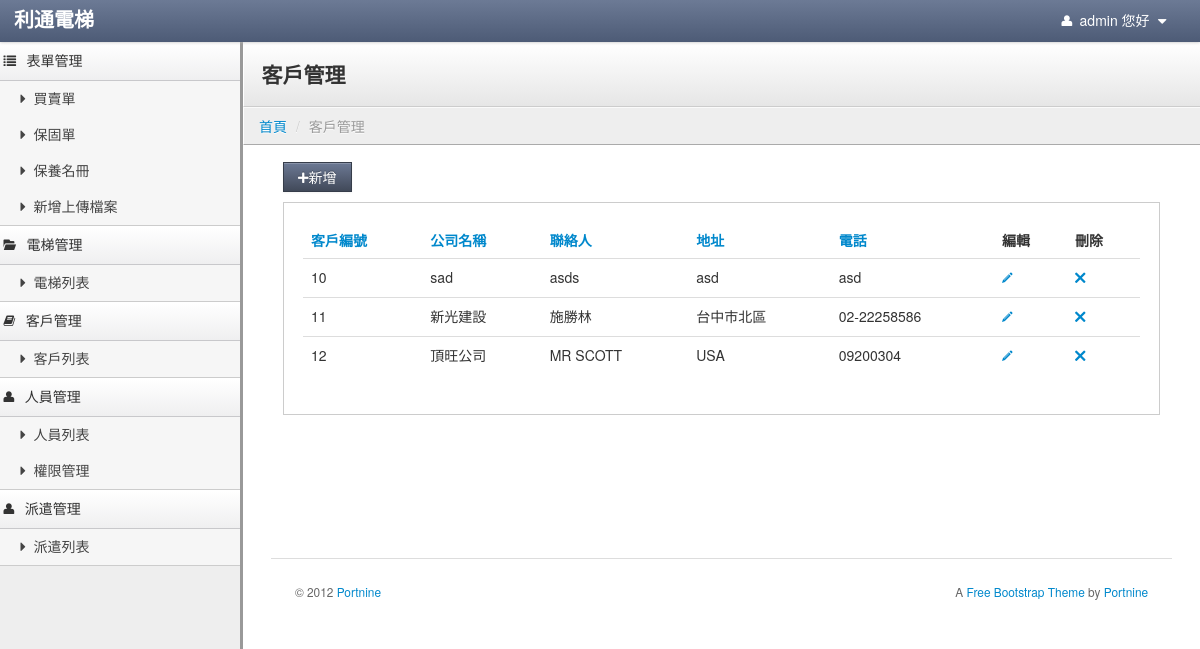
Screenshot of /index.php/customer/customer_home (signed in) with the database file from the repository.
### tables this page shows
CREATE TABLE `usermenu` (
  `menuid` int(5) NOT NULL AUTO_INCREMENT COMMENT '菜單ID',
  `parentid` int(5) NOT NULL DEFAULT '0' COMMENT '上層菜單',
  `title` varchar(30) NOT NULL COMMENT '標題',
  `controller` varchar(40) NOT NULL COMMENT '控制器',
  `actioner` varchar(40) NOT NULL COMMENT '動作',
  `icon` varchar(100) DEFAULT NULL,
  `ismenu` tinyint(1) NOT NULL DEFAULT '0' COMMENT '是否顯示',
  `sort` tinyint(4) NOT NULL DEFAULT '0' COMMENT '排序',
  `isdisabled` tinyint(1) NOT NULL DEFAULT '0' COMMENT '是否刪除',
  PRIMARY KEY (`menuid`)
);

CREATE TABLE `customer` (
  `id` int(255) NOT NULL AUTO_INCREMENT,
  `company` varchar(255) DEFAULT NULL,
  `contacter_1` varchar(255) DEFAULT NULL,
  `contacter_2` varchar(255) DEFAULT NULL,
  `contacter_3` varchar(255) DEFAULT NULL,
  `address_1` varchar(255) DEFAULT NULL,
  `address_2` varchar(255) DEFAULT NULL,
  `address_3` varchar(255) DEFAULT NULL,
  `tel_1` varchar(255) DEFAULT NULL,
  `tel_2` varchar(255) DEFAULT NULL,
  `tel_3` varchar(255) DEFAULT NULL,
  `fax_1` varchar(10) DEFAULT NULL,
  `fax_2` varchar(10) DEFAULT NULL,
  `fax_3` varchar(10) DEFAULT NULL,
  `num` varchar(10) DEFAULT NULL,
  PRIMARY KEY (`id`)
);

### application/controllers/Customer.php (called while the page is built, shortened)
<?php if ( ! defined('BASEPATH')) exit('No direct script access allowed');
class Customer extends CI_Controller {
	var $data =array();
	function __construct()
	{
		$this->load->model('Customer_model');
		$this->load->library('datamodel');
        $this->load->model('Usermenu_model');
        $usermenu_m = new Usermenu_model();
        $this->aUsermenulist = $usermenu_m->usermenulist($_SESSION['id']);
	}
	public function customer_home()
	{
		$customer_model = new Customer_model();
		$temp = $customer_model->getCustomer();
		$fristitem = 0;
		$itemmax = 10;
		if ($temp != 0)
		{
			$totalitem = count($temp);
			if( 10 > $totalitem)
			{
				$itemmax = $totalitem;
			}
			else
			{
				$itemmax = 10;
			}
			$this->data['fristitem'] = $fristitem;
			$this->data['itemmax'] = $itemmax;
			foreach($temp as $row):
				if($fristitem < $itemmax)
				{
					$this->data[$fristitem] = $row;
				}
				$fristitem++;
			endforeach;
			if($totalitem >= 10)
			{
				if($totalitem % 10 != 0)
				{
					$pageitem = floor($totalitem / 10) + 1;
				}
				else
				{
					$pageitem = $totalitem / 10;
				}
			}
			else
			{
				$pageitem = 1;
			}
			$pagefrist = 0;
			if($pageitem > 10 )
			{
				$pagetotal = 10;
			}
			else
			{
				$pagetotal = $pageitem;
			}
			$this->data['pagefrist'] = $pagefrist;
			$this->data['pagetotal'] = $pagetotal;
			$this->data['pageid'] = 1;
		}
		else
		{
			$this->data = null;
		}
		$this->load->view('customer_home', $this->data);
	}
}

### index.php (called while the page is built, shortened)
<?php
require_once BASEPATH.'core/CodeIgniter.php';

### application/models/usermenu_model.php (called while the page is built, shortened)
<?php
class Usermenu_model extends CI_Model
{
	public function usermenulist($iUserid=0)
	{
        $sSql = "select menuidarray,permission from account where id ={$iUserid} and `status`=0";
        $query = $this->db->query($sSql);
        $useridmenu = $query->row_array();
        $power_group = 'employee_group';
        switch ($useridmenu['permission']){
            case 1:
                $power_group = 'admin_group';
                break;
        }
        $sSql = "select configvalue from config where configkey ='{$power_group}'";
        $query = $this->db->query($sSql);
        $configmenu = $query->row_array();
        $diffstr = $useridmenu['menuidarray'] .','.$configmenu['configvalue'];
        $diffarray = explode(',',$diffstr);
        $diffarray = array_unique($diffarray);
        asort($diffarray);
        $useridmenu['menuidarray'] = implode(',',$diffarray);
        $sSql = "select * from usermenu where menuid in ({$useridmenu['menuidarray']}) and ismenu=1 and isdisabled!=1 and parentid = 0";
        $query = $this->db->query($sSql);
        $results = array();
        foreach ($query->result_array() as $vNavheader){
            $results[$vNavheader['menuid']] = $vNavheader;
            $sSql = "select * from usermenu where menuid in ({$useridmenu['menuidarray']}) and parentid = '{$vNavheader['menuid']}' and ismenu=1 and isdisabled!=1";
            $query_navlist = $this->db->query($sSql);
            foreach ($query_navlist->result_array() as $vNavlist){
                $results[$vNavheader['menuid']]['subtype'][]=$vNavlist;
            }
        }
        return $results;
	}
}

### application/models/customer_model.php (called while the page is built, shortened)
<?php
class Customer_model extends CI_Model
{
	public function getCustomer()
	{
		$this->db->select('*');
		$this->db->from('customer');
		$result = $this->db->get();
		if ($result->num_rows() > 0)
		{
			$idx = 0;
			foreach ($result->result() as $row)
			{
				$customer_data[$idx] = new Datamodel();
				foreach ($row as $k => $v)
				{
					$customer_data[$idx]->$k = $v;
				}
				$idx++;
			}
			return $customer_data;
		}
		return 0;
	}
}

### application/libraries/datamodel.php (called while the page is built, shortened)
<?php
class Datamodel
{
	private $data = array();
	public function __set($name,$value)
	{
		$this->data[$name] = $value;
	}
	public function __get($name)
	{
		if (array_key_exists($name,$this->data))
		{
			return $this->data[$name];
		}
	}
}

### application/views/customer_home.php (the view, shortened to what this page needs)
<!DOCTYPE html>
<html lang="en">
	<?php
		include "head.php";
	?>
	<body>
		<?php
			include "navbar.php";
			include "sidebar-nav.php";
		?>
		<div class="content">
			<div class="header">
				<h1 class="page-title">客戶管理</h1>
			</div>
				<ul class="breadcrumb">
					<li><a href="<?=base_url("/mainpage/index")?>">首頁</a> <span class="divider">/</span></li>
					<li class="active">客戶管理</li>
				</ul>
			<div class="container-fluid">
				<div class="row-fluid">
					<div class="container-fluid">
						<div class="row-fluid">
								<div class="btn-toolbar">
									<a href="<?=base_url("/Customer/create_customer")?>"><button class="btn btn-primary" id="new_people"><i class="icon-plus"></i>新增</button></a>
								</div>
							<form action="<?=base_url("/Form/form_borad")?>" method="post">
								<div class="well">
									<table class="table sortable">
										<thead>
											<tr>
												<th><a href="#">客戶編號</a></th>
												<th><a href="#">公司名稱</a></th>
												<th><a href="#">聯絡人</a></th>
												<th><a href="#">地址</a></th>
												<th><a href="#">電話</a></th>
												<th class="sorttable_nosort">編輯</th>
												<th class="sorttable_nosort">刪除</th>
											</tr>
										</thead>
										<tbody>
					<?php					if(count($this->data) != 0 )
											{
												$fristitem = $this->data['fristitem'];
												$itemmax = $this->data['itemmax'];
												for($j = 0; $fristitem < $itemmax;$j++)
												{
					?>
													<tr>
														<td><?=$this->data[$j]->id;?></td>
														<td><?=$this->data[$j]->company;?></td>
														<td><?=$this->data[$j]->contacter_1;?></td>
														<td><?=$this->data[$j]->address_1;?></td>
														<td><?=$this->data[$j]->tel_1;?></td>
														<td>
															<a href="<?=base_url("/Customer/edit_customer")?>/customer_id/<?=$this->data[$j]->id;?>" ><i class="icon-pencil"></i></a>
														</td>
														<td>
															<a href="<?=base_url("/Customer/delete_customer")?>/customer_id/<?=$this->data[$j]->id;?>" ><i class="icon-remove"></i></a>
														</td>
													</tr>
					<?php							$fristitem++;
												}
											}
					?>
										</tbody>
									</table>
								</div>
							</form>
							<div class="pagination">
							</div>
							<footer>
								<hr>
								<p class="pull-right">A <a href="http://www.portnine.com/bootstrap-themes" target="_blank">Free Bootstrap Theme</a> by <a href="http://www.portnine.com" target="_blank">Portnine</a></p>
								<p>&copy; 2012 <a href="http://www.portnine.com" target="_blank">Portnine</a></p>
							</footer>
						</div>
					</div>
				</div>
			</div>
		</div>
	</body>
</html>

### application/views/sidebar-nav.php
<div class="sidebar-nav">
       <?php
           foreach($this->aUsermenulist as $v){
               echo '<a href="#'.$v['controller'].'-menu" class="nav-header" data-toggle="collapse"><i class="'.$v['icon'].'"></i>'.$v['title'].'</i></a>';
               if(!empty($v['subtype'])){
                   echo '<ul id="'.$v['controller'].'-menu" class="nav nav-list collapse in">';
                   foreach($v['subtype'] as $vSub){
                       echo '<li ><a href="'.base_url("/{$vSub['controller']}/{$vSub['actioner']}").'"><i class="'.$vSub['icon'].'"></i>'.$vSub['title'].'</a></li>';
                   }
                   echo '</ul>';
               }
           }
       ?>
   </div>

### stylesheets/theme.css (style rules this page uses)
body { background: #eee; background-image: url(http://subtlepatterns.com/patterns/furley_bg.png); background-position: initial initial; background-repeat: initial initial; background-position: initial initial; background-repeat: initial initial; margin: 0px; padding: 0px; }
h1 { margin-top: 0px; color: #eee; }
hr { border-top: 1px solid #ddd; border-bottom: 1px solid #fff; }
.content { min-width: 400px; position: relative; min-height: 800px; background: #fff; margin-left: 240px; border-left: 1px solid #cccccc; border-left: 3px solid #999999; }
.header { background: #ffffff; background: #ffffff; background: -webkit-gradient(linear, left bottom, left top, color-stop(0, #e6e6e6), color-stop(1, #ffffff)); background: -ms-linear-gradient(bottom, #e6e6e6, #ffffff); background: -moz-linear-gradient(center bottom, #e6e6e6 0%, #ffffff 100%); background: -o-linear-gradient(bottom, #e6e6e6, #ffffff); filter: progid:dximagetransform.microsoft.gradient(startColorStr='#4d5b76', EndColorStr='#6c7a95'); -ms-filter: "progid:DXImageTransform.Microsoft.gradient(startColorStr='#ffffff',EndColorStr='#e6e6e6')"; border-bottom: 1px solid #cccccc; border-top: 1px solid #ffffff; border-left: 1px solid #ffffff; padding: 0em 1.25em; }
.header h1 { margin: 1em 0em; padding: 0em; line-height: 1em; font-size: 1.5em; color: #eee; color: #333; }
.breadcrumb { -webkit-box-shadow: none; -moz-box-shadow: none; box-shadow: none; -webkit-border-radius: 0px; -moz-border-radius: 0px; border-radius: 0px; -moz-background-clip: padding; -webkit-background-clip: padding-box; background-clip: padding-box; background: #eee; border-bottom: 1px solid #aaa; border-top: 1px solid #fafafa; border-left: 1px solid #fff; margin-bottom: .5em; }
footer { padding: 1em; margin-top: 4em; color: #666; font-size: .85em; line-height: 1.3em; }
footer hr { margin: 2em -2em; }
.sidebar-nav { width: 240px; position: absolute; float: left; border-top: none; border-left: none; margin: 0em; }
.sidebar-nav .nav-header { border-top: 1px solid #ffffff; border-bottom: 1px solid #c8c8cb; border-left: none; color: #333; display: block; background: #efeff0; background: -webkit-gradient(linear, left bottom, left top, color-stop(0, #efeff0), color-stop(1, #ffffff)); background: -ms-linear-gradient(bottom, #efeff0, #ffffff); background: -moz-linear-gradient(center bottom, #efeff0 0%, #ffffff 100%); background: -o-linear-gradient(bottom, #efeff0, #ffffff); filter: progid:dximagetransform.microsoft.gradient(startColorStr='#4d5b76', EndColorStr='#6c7a95'); -ms-filter: "progid:DXImageTransform.Microsoft.gradient(startColorStr='#ffffff',EndColorStr='#efeff0')"; font-weight: normal; font-size: 1em; line-height: 2.5em; padding: 0em .25em; margin-bottom: 0px; text-shadow: none; text-transform: none; }
.sidebar-nav .nav-header i[class^="icon-"] { margin-right: .75em; }
.sidebar-nav .nav-list { margin: 0px; border: 0px; background: #f6f6f6; }
.sidebar-nav .nav-list > li > a { color: #444; padding: .5em 1em; }
.sidebar-nav .nav-list.collapse.in { border-bottom: 1px solid #ccc; }
.btn { -webkit-border-radius: 0px; -moz-border-radius: 0px; border-radius: 0px; }
.btn-primary { background-color: #414959; background-image: -webkit-gradient(linear, 0 0, 0 100%, from(#6c7994), to(#414959)); background-image: -webkit-linear-gradient(top, #6c7994, #414959); background-image: -o-linear-gradient(top, #6c7994, #414959); background-image: linear-gradient(to bottom, #6c7994, #414959); background-image: -moz-linear-gradient(top, #6c7994, #414959); filter: progid:dximagetransform.microsoft.gradient(startColorStr='#6c7994', EndColorStr='#414959'); -ms-filter: "progid:DXImageTransform.Microsoft.gradient(startColorStr='#6c7994',EndColorStr='#414959')"; border: 1px solid #363d4a; }
.well { background-color: #fff; border: 1px solid #ccc; -webkit-box-shadow: 1px 1px 0px #ffffff; -moz-box-shadow: 1px 1px 0px #ffffff; box-shadow: 1px 1px 0px #ffffff; -webkit-border-radius: 0px; -moz-border-radius: 0px; border-radius: 0px; -moz-background-clip: padding; -webkit-background-clip: padding-box; background-clip: padding-box; }

### rows the page displays
usermenu: title "表單管理"
usermenu: title "買賣單"
usermenu: title "保固單"
usermenu: title "保養名冊"
usermenu: title "新增上傳檔案"
usermenu: title "電梯管理"
usermenu: title "電梯列表"
usermenu: title "客戶管理"
usermenu: title "客戶列表"
usermenu: title "人員管理"
usermenu: title "人員列表"
usermenu: title "權限管理"
usermenu: title "派遣管理"
usermenu: title "派遣列表"
customer: id "10", company "sad", contacter_1 "asds", address_1 "asd", tel_1 "asd"
customer: id "11", company "新光建設", contacter_1 "施勝林", address_1 "台中市北區", tel_1 "02-22258586"
customer: id "12", company "頂旺公司", contacter_1 "MR SCOTT", address_1 "USA", tel_1 "09200304"

### other values shown
$_SESSION["account"] "admin"
